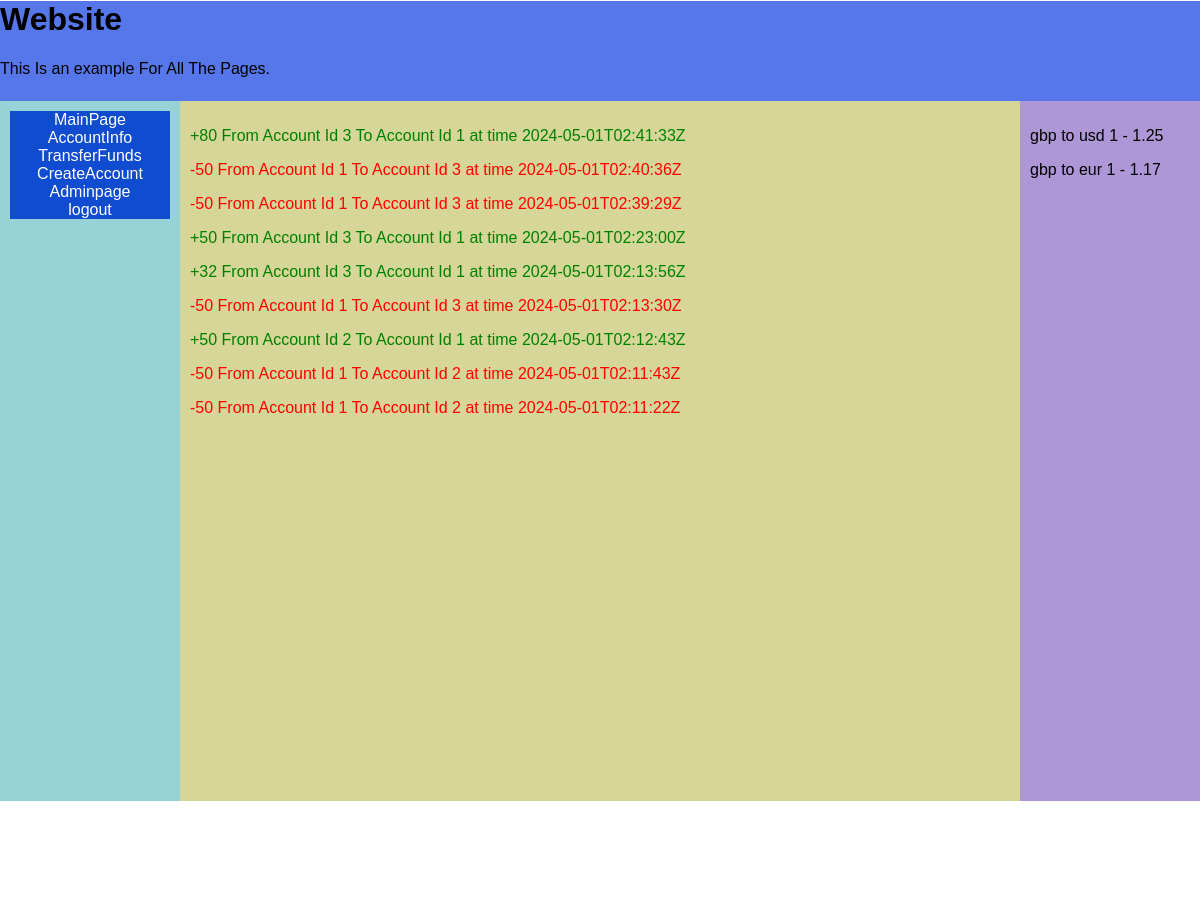
The app's page /pages/accountinfo.php (signed in), older data.
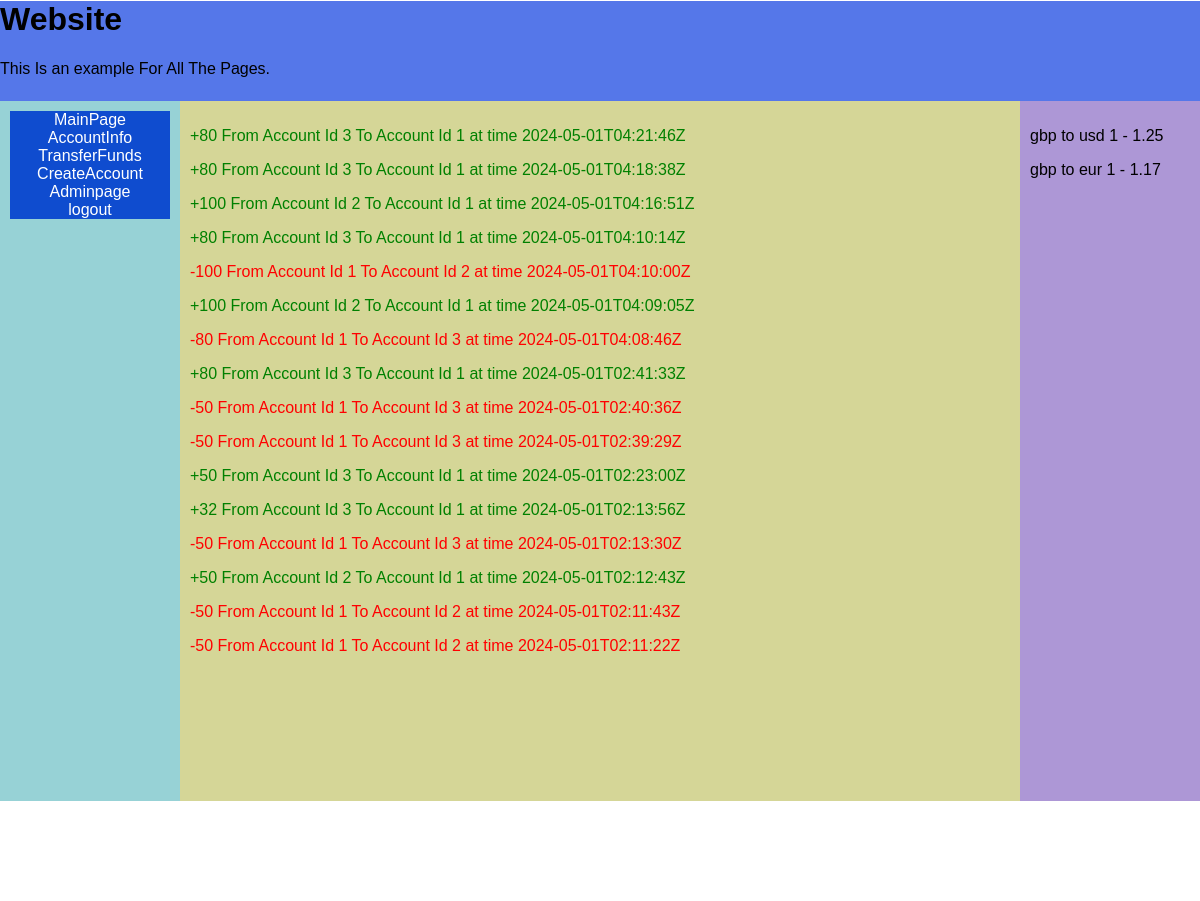
The same page, newer data.
### tables this page shows
CREATE TABLE "Transaction_Table" (
	"TransactionId"	INTEGER NOT NULL UNIQUE,
	"Ammount"	REAL NOT NULL,
	"time"	INTEGER NOT NULL UNIQUE,
	"convertion"	REAL NOT NULL,
	"SenderId"	INTEGER NOT NULL,
	"ReciverId"	INTEGER NOT NULL,
	FOREIGN KEY("SenderId") REFERENCES "Account_Table"("AccountId"),
	FOREIGN KEY("ReciverId") REFERENCES "Account_Table"("AccountId"),
	PRIMARY KEY("TransactionId" AUTOINCREMENT)
);

CREATE TABLE "Currency" (
	"CurrencyId"	INTEGER NOT NULL UNIQUE,
	"Togbp"	REAL NOT NULL,
	"name"	TEXT NOT NULL,
	PRIMARY KEY("CurrencyId")
);

### pages/accountinfo.php (the view, shortened to what this page needs)
<!DOCTYPE html>
<html lang="en">
<head>
<link rel="stylesheet" href="../css/thecss.css">
</head>
<body>
<?php
include '../assets/headerbar.php';
?>
<div class = "row">
  <?php
  include '../assets/left_sidebar.php';
  ?>
  <div class = "column centre">
    <?php
    $db = new SQLite3('../db/db.db');
    $userid = $_SESSION["user_id"];
    $sql = "SELECT * From Transaction_Table
    Where ReciverId = $userid OR senderid = $userid
    ORDER by TIME DESC
    ";
    $results = $db->query($sql);
    $result = $results->fetchArray();
    while($result != False){
      if($result["SenderId"] == $userid){
        echo "<p style='color:red;'> -".$result["Ammount"]." From Account Id ".$result["SenderId"]." To Account Id ".$result["ReciverId"]." at time ". date("Y-m-d\TH:i:s\Z",$result["time"])."</p>";
      }
      else{
        echo "<p style='color:green;'> +".($result["Ammount"]*$result["convertion"])." From Account Id ".$result["SenderId"]." To Account Id ".$result["ReciverId"]." at time ". date("Y-m-d\TH:i:s\Z",$result["time"])."</p>";
      }
      $result = $results->fetchArray();
    }
    ?>
  </div>
  <div class = "column right">
  <?php
    $sql = "SELECT Togbp,name From Currency where CurrencyId > 1";
    $results = $db->query($sql);
    $result = $results->fetchArray();
    while($result != False){
      echo "<p> gbp to ".$result["name"]."  1 - ".$result["Togbp"]."</p>";
      $result = $results->fetchArray();
    }
    ?>
  </div>
</div>
</body>
</html>

### assets/headerbar.php (shortened to what this page needs)
<!DOCTYPE html>
<html lang="en">
<head>
<link rel="stylesheet" href="../css/thecss.css">
</head>
<div class = "headerbar">
  <h1>Website</h1>
  <p>This Is an example For All The Pages.</p>
</div>

### assets/left_sidebar.php (shortened to what this page needs)
<!DOCTYPE html>
<html lang="en">
<head>
<link rel="stylesheet" href="../css/thecss.css">
</head>
<div class = "column left">
  <a href="mainpage.php" class = "button">MainPage </a>
  <a href="accountinfo.php" class = "button">AccountInfo </a>
  <a href="TransferFunds.php" class = "button">TransferFunds </a>
  <a href="createaccount.php" class = "button">CreateAccount</a>
  <a href="adminpage.php" class = "button">Adminpage</a>
  <a href="logout.php" class = "button">logout</a>
  </div>

### css/thecss.css (style rules this page uses)
html, body { height: 100%; width: 100%; margin: 0px; }
.headerbar { margin-top: -20px; width: 100%; background-color: #5577e9; overflow: show; height:100px; }
.row { height: 100%; padding-top: 0px; }
.row:after { content: ""; display: table; clear: both; }
.column { float: left; padding: 10px; max-width: 100%; height: calc(100% - 100px); }
.left { background-color: #97d2d6; width: 15%; }
.centre { background-color: #d5d697; width: 70%; }
.right { background-color: #ad97d6; width: 15%; }
.button { background-color: #0f4ccf; border: none; color: white; padding:0; text-align: center; text-decoration: none; display: inline-block; font-size: 16px; transition-duration: 0.2s; width: 100%; }

### pages/accountinfo.php (style rules this page uses)
* { box-sizing: border-box; }
body { font-family: Arial, Helvetica, sans-serif; }

### assets/headerbar.php (style rules this page uses)
* { box-sizing: border-box; }
body { font-family: Arial, Helvetica, sans-serif; }

### assets/left_sidebar.php (style rules this page uses)
* { box-sizing: border-box; }
body { font-family: Arial, Helvetica, sans-serif; }

Row changes from the older to the newer data that the page shows:
added transaction_table: $result["Ammount"]*$result["convertion"] "80", SenderId "3", ReciverId "1", time "2024-05-01T04:21:46Z"
added transaction_table: $result["Ammount"]*$result["convertion"] "80", SenderId "3", ReciverId "1", time "2024-05-01T04:18:38Z"
added transaction_table: $result['Ammount']*$result['convertion'] "100", SenderId "2", ReciverId "1", time "2024-05-01T04:16:51Z"
added transaction_table: $result["Ammount"]*$result["convertion"] "80", SenderId "3", ReciverId "1", time "2024-05-01T04:10:14Z"
added transaction_table: Ammount "100", SenderId "1", ReciverId "2", time "2024-05-01T04:10:00Z"
added transaction_table: $result['Ammount']*$result['convertion'] "100", SenderId "2", ReciverId "1", time "2024-05-01T04:09:05Z"
added transaction_table: Ammount "80", SenderId "1", ReciverId "3", time "2024-05-01T04:08:46Z"
